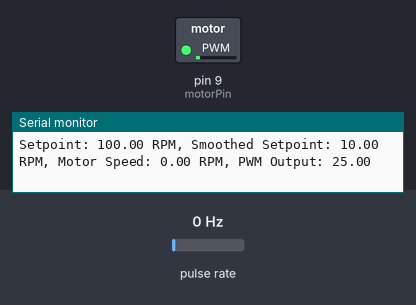
The sketch below on a simulated Arduino Uno, built with avr-gcc and run on an emulated ATmega328P. Parts: switched loads named in the sketch (green lamp = pin HIGH), the last lines printed to the serial monitor. Wiring (inferred from the names in the program): pulse sensor: data pin 2. The test bench sets the inputs (shaded band); at power-on: pulse rate 0 Hz.

Above: at 1.2 s.
1.3 s: pulse rate (sensor on pin 2) set to 4 Hz
At 3.8 s:
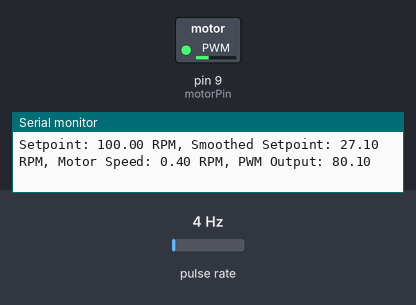
4.3 s: pulse rate (sensor on pin 2) set to 50 Hz
At 9.6 s:
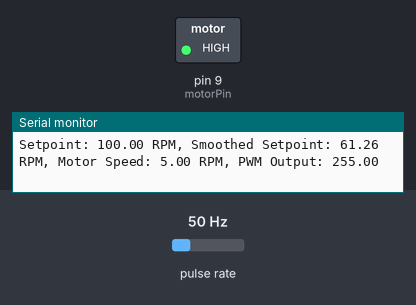
Timing chart, 0 to 11.1 s (numbered marks = the images above; inputs shaded):
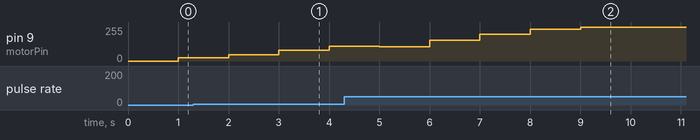

The sketch:

control_goat.ino
```cpp
#include <PID_v1.h>

// Define motor pins
const int motorPin = 9;    // PWM output to motor
const int encoderPin = 2;  // Input from encoder

// PID control parameters
double setpoint, input, output;
double Kp = 2.0, Ki = 5.0, Kd = 1.0;  // Tune these values

// Smoothing filter variables
double smoothSetpoint = 0;  // Smoothed setpoint for gradual speed change
double alpha = 0.1;  // Smoothing factor, 0 < alpha < 1 (smaller is smoother)

// Create a PID instance
PID myPID(&input, &output, &smoothSetpoint, Kp, Ki, Kd, DIRECT);

// Variables for encoder and speed calculation
volatile int encoderCount = 0;
unsigned long lastTime = 0;
double motorSpeed = 0.0;  // In RPM or other units

void setup() {
  // Set up motor and encoder pins
  pinMode(motorPin, OUTPUT);
  pinMode(encoderPin, INPUT);
  attachInterrupt(digitalPinToInterrupt(encoderPin), countEncoder, RISING);

  // Set initial PID parameters
  setpoint = 100.0;  // Desired speed in RPM
  myPID.SetMode(AUTOMATIC);  // Set PID to automatic mode
  myPID.SetOutputLimits(0, 255);  // Set PWM output limits (0-255 for Arduino)

  Serial.begin(9600);
}

void loop() {
  // Calculate motor speed from encoder
  unsigned long currentTime = millis();
  if (currentTime - lastTime >= 1000) {  // Measure every second (adjust as needed)
    motorSpeed = calculateSpeed();
    input = motorSpeed;  // Set the input for PID

    // Apply exponential smoothing to the setpoint
    smoothSetpoint = alpha * setpoint + (1 - alpha) * smoothSetpoint;

    // Compute PID
    myPID.Compute();

    // Control motor using PWM
    analogWrite(motorPin, output);

    // Print debugging information
    Serial.print("Setpoint: ");
    Serial.print(setpoint);
    Serial.print(" RPM, Smoothed Setpoint: ");
    Serial.print(smoothSetpoint);
    Serial.print(" RPM, Motor Speed: ");
    Serial.print(motorSpeed);
    Serial.print(" RPM, PWM Output: ");
    Serial.println(output);

    lastTime = currentTime;
  }
}

// Interrupt service routine to count encoder pulses
void countEncoder() {
  encoderCount++;
}

// Calculate motor speed based on encoder counts
double calculateSpeed() {
  // Assuming 600 pulses per revolution (adjust based on your encoder)
  double speed = (encoderCount / 600.0) * 60.0;  // Convert to RPM
  encoderCount = 0;  // Reset encoder count for next measurement
  return speed;
}
```
